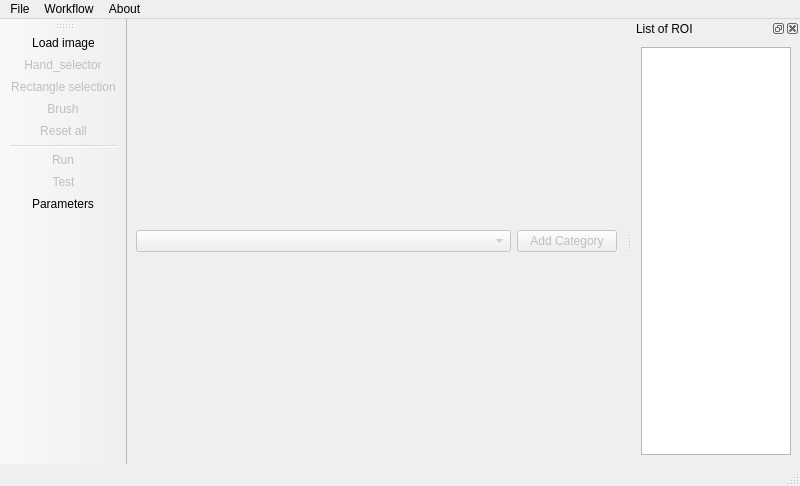
<?xml version="1.0" encoding="UTF-8"?>
<ui version="4.0">
 <class>MainWindow</class>
 <widget class="QMainWindow" name="MainWindow">
  <property name="geometry">
   <rect>
    <x>0</x>
    <y>0</y>
    <width>800</width>
    <height>486</height>
   </rect>
  </property>
  <property name="windowTitle">
   <string>MainWindow</string>
  </property>
  <widget class="QWidget" name="centralwidget">
   <layout class="QGridLayout" name="gridLayout">
    <item row="1" column="0">
     <layout class="QHBoxLayout" name="horizontalLayout_2">
      <item>
       <widget class="QComboBox" name="comboBox_cat">
        <property name="enabled">
         <bool>false</bool>
        </property>
        <property name="minimumSize">
         <size>
          <width>200</width>
          <height>0</height>
         </size>
        </property>
       </widget>
      </item>
      <item>
       <widget class="QPushButton" name="pushButton_addCat">
        <property name="enabled">
         <bool>false</bool>
        </property>
        <property name="minimumSize">
         <size>
          <width>100</width>
          <height>0</height>
         </size>
        </property>
        <property name="maximumSize">
         <size>
          <width>100</width>
          <height>16777215</height>
         </size>
        </property>
        <property name="text">
         <string>Add Category</string>
        </property>
       </widget>
      </item>
     </layout>
    </item>
    <item row="0" column="0">
     <layout class="QHBoxLayout" name="horizontalLayout"/>
    </item>
   </layout>
  </widget>
  <widget class="QMenuBar" name="menubar">
   <property name="geometry">
    <rect>
     <x>0</x>
     <y>0</y>
     <width>800</width>
     <height>26</height>
    </rect>
   </property>
   <widget class="QMenu" name="menuFile">
    <property name="title">
     <string>File</string>
    </property>
    <addaction name="actionLoad_image"/>
    <addaction name="actionApply_to_folder"/>
   </widget>
   <widget class="QMenu" name="menuabout">
    <property name="title">
     <string>About</string>
    </property>
    <addaction name="actionInfo"/>
   </widget>
   <widget class="QMenu" name="menuWorkflow">
    <property name="title">
     <string>Workflow</string>
    </property>
    <addaction name="actionRectangle_selection"/>
    <addaction name="actionRun"/>
   </widget>
   <addaction name="menuFile"/>
   <addaction name="menuWorkflow"/>
   <addaction name="menuabout"/>
  </widget>
  <widget class="QStatusBar" name="statusbar"/>
  <widget class="QDockWidget" name="dockWidget_2">
   <property name="allowedAreas">
    <set>Qt::LeftDockWidgetArea|Qt::RightDockWidgetArea</set>
   </property>
   <property name="windowTitle">
    <string>List of ROI</string>
   </property>
   <attribute name="dockWidgetArea">
    <number>2</number>
   </attribute>
   <widget class="QWidget" name="dockWidgetContents_2">
    <layout class="QVBoxLayout" name="verticalLayout">
     <item>
      <widget class="QTreeView" name="treeView">
       <property name="minimumSize">
        <size>
         <width>150</width>
         <height>0</height>
        </size>
       </property>
       <property name="maximumSize">
        <size>
         <width>150</width>
         <height>16777215</height>
        </size>
       </property>
      </widget>
     </item>
    </layout>
   </widget>
  </widget>
  <widget class="QToolBar" name="toolBar">
   <property name="enabled">
    <bool>true</bool>
   </property>
   <property name="windowTitle">
    <string>toolBar</string>
   </property>
   <attribute name="toolBarArea">
    <enum>LeftToolBarArea</enum>
   </attribute>
   <attribute name="toolBarBreak">
    <bool>true</bool>
   </attribute>
   <addaction name="actionLoad_image"/>
   <addaction name="actionHand_selector"/>
   <addaction name="actionRectangle_selection"/>
   <addaction name="actionBrush"/>
   <addaction name="actionReset_all"/>
   <addaction name="separator"/>
   <addaction name="actionRun"/>
   <addaction name="actionTest"/>
   <addaction name="actionParameters"/>
  </widget>
  <action name="actionLoad_image">
   <property name="text">
    <string>Load image</string>
   </property>
  </action>
  <action name="actionApply_to_folder">
   <property name="enabled">
    <bool>false</bool>
   </property>
   <property name="text">
    <string>Apply to folder</string>
   </property>
  </action>
  <action name="actionRectangle_selection">
   <property name="checkable">
    <bool>true</bool>
   </property>
   <property name="enabled">
    <bool>false</bool>
   </property>
   <property name="text">
    <string>Rectangle selection</string>
   </property>
   <property name="toolTip">
    <string>Rectangle selection</string>
   </property>
  </action>
  <action name="actionHand_selector">
   <property name="checkable">
    <bool>true</bool>
   </property>
   <property name="enabled">
    <bool>false</bool>
   </property>
   <property name="text">
    <string>Hand_selector</string>
   </property>
   <property name="toolTip">
    <string>Move image</string>
   </property>
  </action>
  <action name="actionBrush">
   <property name="checkable">
    <bool>true</bool>
   </property>
   <property name="enabled">
    <bool>false</bool>
   </property>
   <property name="text">
    <string>Brush</string>
   </property>
   <property name="toolTip">
    <string>Brush selection</string>
   </property>
  </action>
  <action name="actionRun">
   <property name="enabled">
    <bool>false</bool>
   </property>
   <property name="text">
    <string>Run</string>
   </property>
   <property name="toolTip">
    <string>Run segmentation</string>
   </property>
  </action>
  <action name="actionTest">
   <property name="enabled">
    <bool>false</bool>
   </property>
   <property name="text">
    <string>Test</string>
   </property>
   <property name="toolTip">
    <string>Test parameters combination</string>
   </property>
  </action>
  <action name="actionReset_all">
   <property name="enabled">
    <bool>false</bool>
   </property>
   <property name="text">
    <string>Reset all</string>
   </property>
  </action>
  <action name="actionInfo">
   <property name="text">
    <string>Info</string>
   </property>
  </action>
  <action name="actionParameters">
   <property name="text">
    <string>Parameters</string>
   </property>
  </action>
 </widget>
 <resources/>
 <connections/>
</ui>
